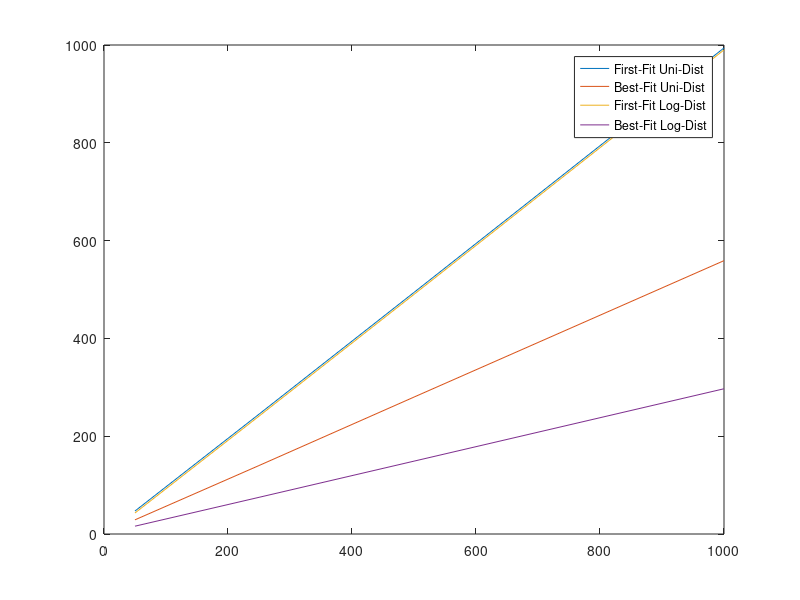

Write MATLAB code to recreate this figure.
x = [50 250 500 1000];

ff_u = [47 245 494 994];
bf_u = [29 140 280 559];

ff_l = [43 241 490 990];
bf_l = [16 75 149 297];

plot(x, ff_u, x, bf_u, x, ff_l, x, bf_l)
legend('First-Fit Uni-Dist', 'Best-Fit Uni-Dist', 'First-Fit Log-Dist', 'Best-Fit Log-Dist')